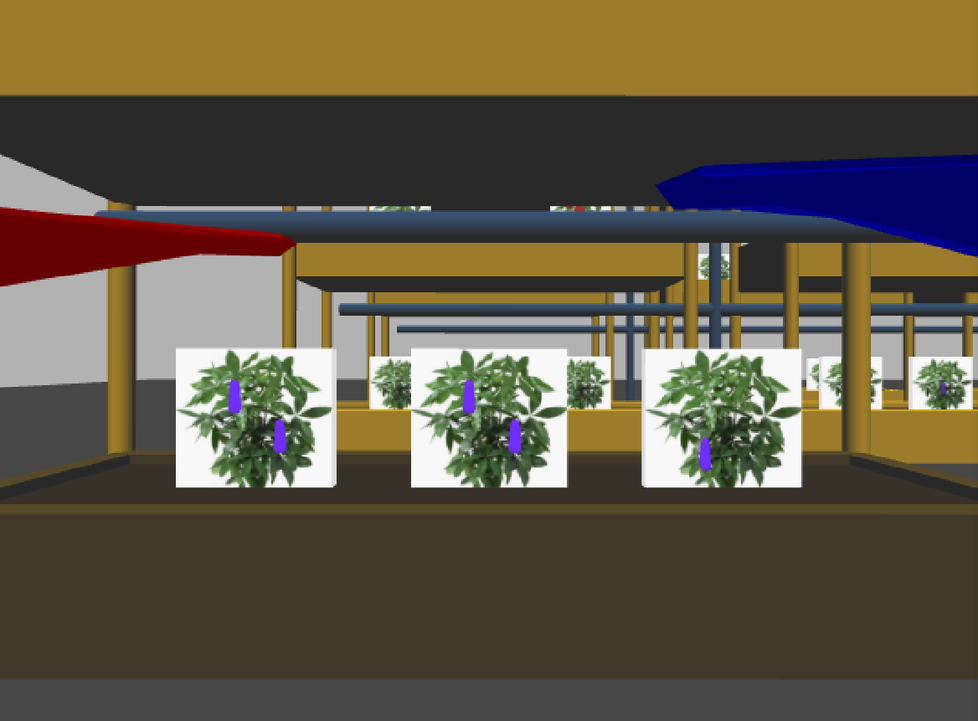
#> input picture led.png, 978 x 721 px, shrunk from 1168 x 861 before the run
$ python Multiple_color_identification.py
#> lines starting #> are read from the running program, lines starting #| are printed output that depends on the picture; after the words box and inside, x2 and y2 are one past the last pixel; in counts of white or black regions, pixels touching at a corner belong together
import cv2
import numpy as np

img = cv2.imread("led.png")
#> img is the input picture: shape (721, 978, 3); mean B, G, R 68.6, 88.2, 97

hsv = cv2.cvtColor(img, cv2.COLOR_BGR2HSV)
#> hsv: shape (721, 978, 3); mean H, S, V 23.9, 87.1, 103.1

lower_red = np.array([0, 50, 50])
upper_red = np.array([10, 255, 255])

lower_purple = np.array([129, 50, 70])
upper_purple = np.array([158, 255, 255])

mask_red = cv2.inRange(hsv, lower_red, upper_red)
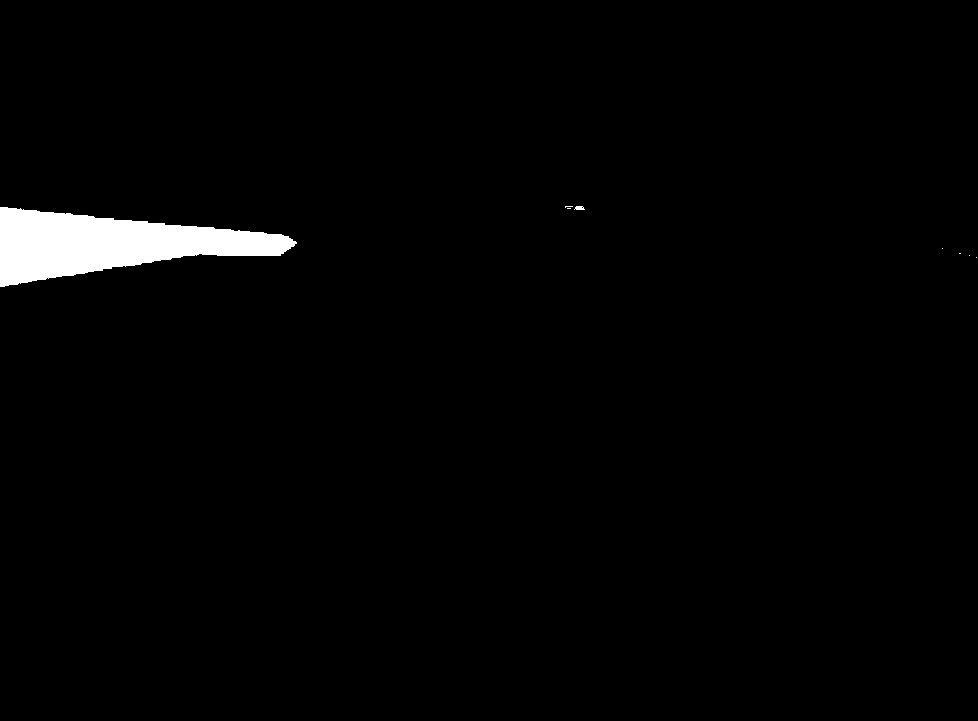
#> mask_red: shape (721, 978); 1.8% white; 8 white regions (6 under 20 px), largest, box (x1, y1, x2, y2) and area: (0, 207, 297, 287) 12910, (574, 206, 585, 210) 34
mask_purple = cv2.inRange(hsv, lower_purple, upper_purple)
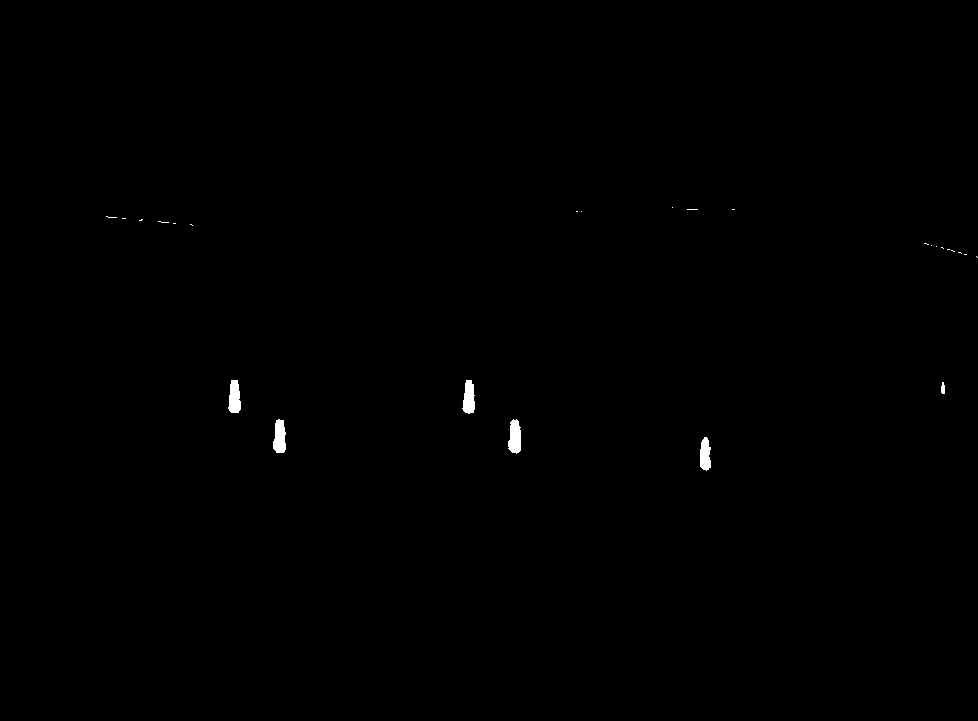
#> mask_purple: shape (721, 978); 0.25% white; 26 white regions (20 under 20 px)

contours_red, _ = cv2.findContours(mask_red, cv2.RETR_TREE, cv2.CHAIN_APPROX_SIMPLE)
#> contours_red = 9 contours, 7 with area under 20; largest, box (x1, y1, x2, y2) and area: (0, 207, 297, 287) 12568, (574, 206, 585, 210) 23
contours_purple, _ = cv2.findContours(mask_purple, cv2.RETR_TREE, cv2.CHAIN_APPROX_SIMPLE)
#> contours_purple = 26 contours, 20 with area under 20; largest, box (x1, y1, x2, y2) and area: (508, 419, 521, 454) 318, (273, 419, 286, 453) 308, (228, 380, 241, 413) 294, (462, 380, 475, 414) 289, (700, 437, 711, 471) 258, (941, 382, 945, 394) 26

for cnt in contours_red:
    contour_area = cv2.contourArea(cnt)
    if contour_area > 50 and contour_area < 500:
        cv2.drawContours(img, contours_red, -1, (0, 0, 255), 2)
#> this loop made 9 passes
#> contour_area on passes 6 to 7: 12567.5, 23

for cnt in contours_purple:
    contour_area = cv2.contourArea(cnt)
    if contour_area > 50 and contour_area < 500:
        cv2.drawContours(img, contours_purple, -1, (170, 30, 20), 2)
#> this loop made 26 passes
#> contour_area on passes 1 to 6: 258.5, 318.5, 308, 26.5, 289, 294.5
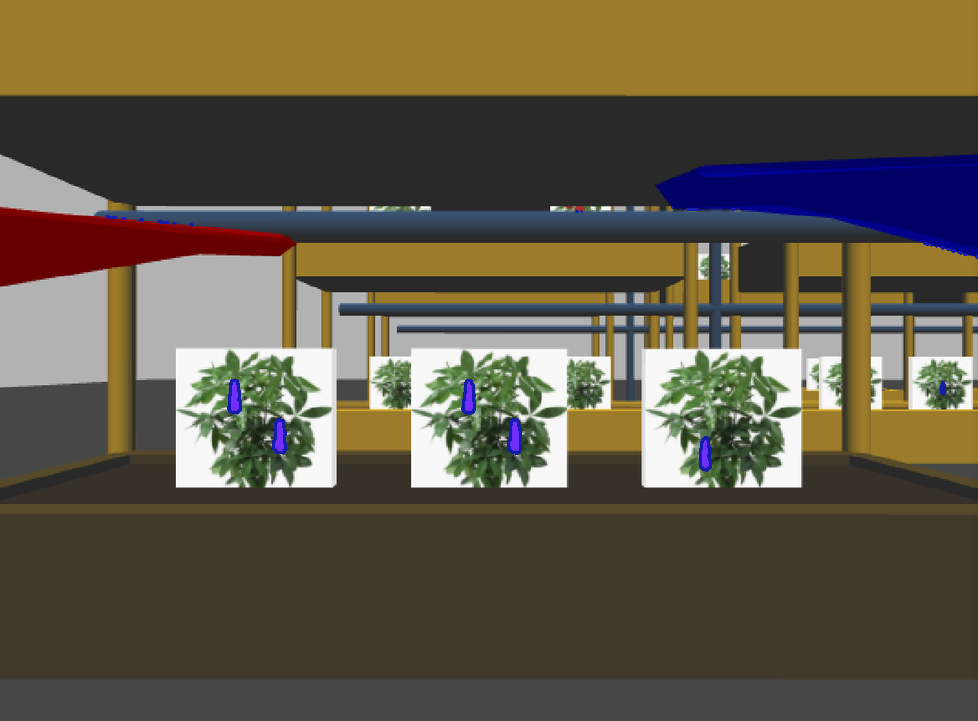
#> img: shape (721, 978, 3); 0.24% of pixels changed, all inside (x1, y1, x2, y2) = (105, 206, 978, 472)

cv2.imshow('image', img)
cv2.waitKey(0)
cv2.destroyAllWindows()
